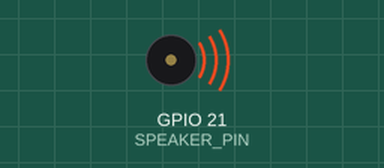
The sketch below on a simulated ESP32. On the bench: buzzer (waves = sounding). What the sketch prints to the serial monitor is not drawn.

Above: at 0.5 s.
Timing chart, 0 to 4.6 s (numbered marks = the images above):
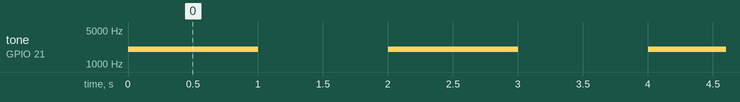

The sketch:

speaker.ino
```cpp
#include <Arduino.h>

#define SPEAKER_PIN 21  // スピーカー接続ピン

void setup() {
  Serial.begin(115200);

  // PWMの設定: ピン21、周波数2000Hz、分解能8ビット
  if (ledcAttach(SPEAKER_PIN, 2000, 8)) {
    Serial.println("PWM設定成功");
  } else {
    Serial.println("PWM設定失敗");
  }
}

void loop() {
  // デューティ比50%でPWM出力
  ledcWrite(SPEAKER_PIN, 128);  // 8ビット分解能の場合、128は50%に相当
  delay(1000);

  // デューティ比0%でPWM停止
  ledcWrite(SPEAKER_PIN, 0);
  delay(1000);
}
```

Measured:
- by itself, tone on GPIO 21 (SPEAKER_PIN): alternates 2000 Hz for 1.0 s and silent for 1.0 s
